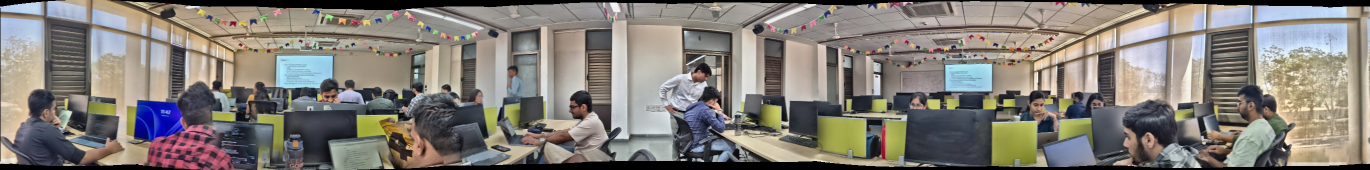
#> input picture proper_360_stitch.jpg, 2739 x 340 px, given as the content of the folder data, which was not available (shown at 1/2 size)
$ jupyter execute --allow-errors task_2_deep_stitch.ipynb   (text cells are left out)
#> lines starting #> are read from the running program, lines starting #| are printed output that depends on the picture; pictures that were not available may be replaced by others from this repository, and a replacement may not be noted
[cell 1]
# Run this cell ONCE to install OpenCV if it's not already installed.
# opencv-contrib-python includes extra modules like SIFT.
# You can comment this cell out after the first run.
import sys
print('✅ OpenCV installed / already present.')

[cell 2]
# ============================================================
# CELL 1 — Import Required Libraries
# ============================================================

# opencv-python (cv2): Core computer vision library.
#   Used for reading images, resizing, colour conversion,
#   feature detection (SIFT), and the Stitcher class.
import cv2

# numpy: Numerical Python — images in OpenCV are stored as
#   NumPy arrays of shape (height, width, channels).
import numpy as np

# os: Operating System module — used to list files in a
#   folder and build full file paths.
import os

# matplotlib: Used to display images inline inside Jupyter.
#   (We do NOT use cv2.imshow() because it opens a separate
#    window; matplotlib shows images right inside the notebook.)
import matplotlib.pyplot as plt

# IPython display helper — lets us show images in Jupyter cells
from IPython.display import display, Image as IPImage

print('✅ All libraries imported successfully!')
print(f'   OpenCV version : {cv2.__version__}')
print(f'   NumPy  version : {np.__version__}')

[cell 3]
# ============================================================
# CELL 2 — Helper: Display an Image Inside Jupyter
# ============================================================
# OpenCV reads images in BGR (Blue-Green-Red) colour order.
# Matplotlib expects RGB (Red-Green-Blue) order.
# So we must convert BGR → RGB before plotting.

# [21 lines left out: function show_image, not called in this run]

print('✅ Helper function show_image() ready.')

[cell 4]
# ============================================================
# CELL 3 — Define the DeepSphericalStitcher Class
# ============================================================
# A 'class' is a blueprint that bundles related data and
# functions together. This class handles the full pipeline:
#   1. Load & pre-process images from a folder
#   2. Stitch using OpenCV's built-in Stitcher
#   3. Auto-crop the black borders
#   4. Display and save the final panorama

class DeepSphericalStitcher:
    """
    Creates a 360° panorama from multiple overlapping images.

    High-level pipeline:
    ────────────────────
    1. Load all .jpg/.png images from a folder.
    2. Resize them uniformly (faster processing).
    3. Apply CLAHE to fix uneven brightness across images.
    4. Use OpenCV Stitcher (PANORAMA mode) which:
         a. Detects key-points (SIFT features) in each image.
         b. Matches key-points between overlapping images.
         c. Runs Bundle Adjustment to find best camera angles.
         d. Warps images onto a spherical surface.
         e. Blends seams smoothly.
    5. Crop the irregular black border produced by warping.
    6. Display and save the result.
    """

    # ------------------------------------------------------------------
    # __init__ — Constructor: runs automatically when you do
    #            pipeline = DeepSphericalStitcher('data')
    #
    # Parameters:
    #   folder_path  — path to the folder containing your images
    #   resize_width — all images are resized to this width (pixels).
    #                  600 is a good balance of speed vs quality.
    # ------------------------------------------------------------------
    def __init__(self, folder_path, resize_width=600):
        self.folder_path  = folder_path
        self.resize_width = resize_width

        # Load and pre-process all images immediately
        self.images = self._prepare_data()

        # SIFT = Scale-Invariant Feature Transform.
        # Finds distinctive 'key-points' (corners, blobs) in images.
        # These are used internally by the Stitcher to match images.
        self.finder = cv2.SIFT_create()

    # ------------------------------------------------------------------
    # _prepare_data — Private helper to load and enhance images.
    # The underscore prefix (_) is a Python convention meaning
    # 'this method is for internal use only'.
    # ------------------------------------------------------------------
    def _prepare_data(self):
        """
        Reads every image file from the folder, resizes it, and
        applies CLAHE brightness normalisation.
        Returns a list of processed BGR images (NumPy arrays).
        """

        # List all image files in the folder, sorted by filename.
        # Sorting ensures left-to-right ordering (img_001 before img_002).
        files = sorted([
            f for f in os.listdir(self.folder_path)
            if f.lower().endswith(('.jpg', '.png', '.jpeg'))
        ])

        # Warn the user if the folder is empty or path is wrong
        if len(files) == 0:
            print(f"❌ No images found in '{self.folder_path}'.")
            print("   Check the folder name and make sure images are inside it.")
            return []

        print(f"📂 Found {len(files)} image(s):")
        for f in files:
            print(f"   - {f}")

        processed = []   # Collect successfully processed images here

        for f in files:
            # Build the full path, e.g., 'data/img_001.jpg'
            full_path = os.path.join(self.folder_path, f)

            # cv2.imread() reads the image as a NumPy array (BGR colour).
            # Returns None if the file is missing or corrupted.
            img = cv2.imread(full_path)
#> img is the input picture: shape (340, 2739, 3); mean B, G, R 119.3, 125.7, 130.8

            if img is None:
                print(f"   ⚠️  Could not read '{f}' — skipping.")
                continue

            # ── Resize ──────────────────────────────────────────────────
            # Keep the original aspect ratio (height proportional to width)
            # while forcing the width to self.resize_width.
            h, w = img.shape[:2]              # img.shape = (height, width, channels)
#> h = 340; w = 2739
            new_h = int(h * (self.resize_width / w))   # Scale height proportionally
#> new_h = 74
            img = cv2.resize(img, (self.resize_width, new_h))
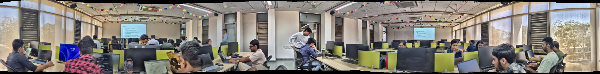
#> img: shape (74, 600, 3); mean B, G, R 119.3, 125.8, 130.8

            # ── CLAHE (Contrast Limited Adaptive Histogram Equalization) ─
            #
            # WHY we need it:
            #   Photos taken at different times/angles often have different
            #   brightness levels. Stitching a bright image next to a dark
            #   one produces harsh seams. CLAHE normalises local brightness
            #   to make the transition smooth.
            #
            # HOW it works:
            #   Step A — Convert BGR → LAB colour space.
            #     LAB splits an image into:
            #       L  = Lightness (brightness) channel
            #       A  = Green–Red colour axis
            #       B  = Blue–Yellow colour axis
            #     We only touch 'L' so colours are preserved.
            lab = cv2.cvtColor(img, cv2.COLOR_BGR2LAB)
#> lab: shape (74, 600, 3); mean of channels 0, 1, 2 133.2, 129.4, 132.1
            l, a, b = cv2.split(lab)    # Split into 3 separate single-channel arrays
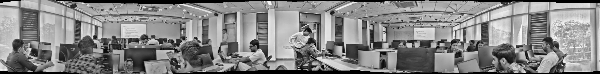
#> l: shape (74, 600); min 0, max 250, mean 133.2
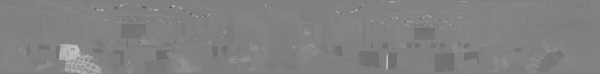
#> a: shape (74, 600); min 86, max 194, mean 129.4
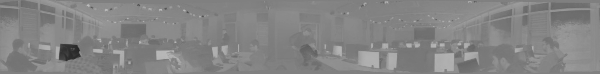
#> b: shape (74, 600); min 38, max 189, mean 132.1

            #   Step B — Create CLAHE object.
            #     clipLimit=2.0      : max amplification; prevents over-brightening
            #                          noisy/smooth regions.
            #     tileGridSize=(8,8) : image divided into 8×8 tile grid;
            #                          equalization applied per tile (local, not global).
            clahe = cv2.createCLAHE(clipLimit=2.0, tileGridSize=(8, 8))

            #   Step C — Apply CLAHE only to the L (brightness) channel
            l = clahe.apply(l)
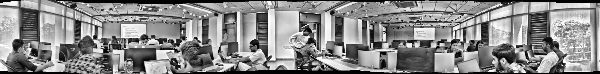
#> l: shape (74, 600); min 1, max 255, mean 137.1

            #   Step D — Merge the enhanced L back with original A and B
            img = cv2.cvtColor(cv2.merge((l, a, b)), cv2.COLOR_LAB2BGR)
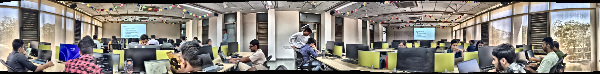
#> img: shape (74, 600, 3); mean B, G, R 124.1, 130.8, 135.8

            processed.append(img)

        print(f"\n✅ Pre-processed {len(processed)} images for Spherical Stitching.")
#| ✅ Pre-processed 1 images for Spherical Stitching.
#> in __init__, `self.images = self._prepare_data()`: self.images = 1 item
#> `n = len(pipeline.images)`: n = 1
        return processed

    # ------------------------------------------------------------------
    # run_proper_stitch — Main method: stitch all images into a panorama.
    # ------------------------------------------------------------------
    def run_proper_stitch(self):
        """
        Uses OpenCV's Stitcher (PANORAMA mode) to produce a panorama.

        Internally, Stitcher performs:
          1. Feature Detection  — finds key-points in each image (SIFT)
          2. Feature Matching   — matches key-points across image pairs
          3. Bundle Adjustment  — optimises ALL camera poses simultaneously
          4. Spherical Warping  — maps each image onto a sphere surface
          5. Blending           — merges images smoothly at the seams
        """

        # Guard: abort if no images were loaded
        if not self.images:
            print('❌ No images available. Check your folder path.')
            return

        # ── Create the Stitcher ──────────────────────────────────────────
        # cv2.Stitcher_PANORAMA → Spherical projection.
        #   Best for wide-angle / 360° shots (camera rotating in place).
        # cv2.Stitcher_SCANS    → Affine (flat) projection.
        #   Best for document scans placed side by side.
        stitcher = cv2.Stitcher_create(cv2.Stitcher_PANORAMA)

        print(f'🚀 Starting Bundle Adjustment for {len(self.images)} images...')
#> (printed output is left out)
        print('   (May take 1–3 minutes depending on image count and size)')

        # ── Stitch! ──────────────────────────────────────────────────────
        # Returns a tuple: (status_code, panorama_image)
        #   status == 0  → cv2.Stitcher_OK  (success)
        #   status == 1  → ERR_NEED_MORE_IMGS
        #   status == 2  → ERR_HOMOGRAPHY_EST_FAIL
        #   status == 3  → ERR_CAMERA_PARAMS_ADJUST_FAIL
        status, panorama = stitcher.stitch(self.images)
#> status = 1

        if status == cv2.Stitcher_OK:
            # Remove irregular black borders created by spherical warping
            final_result = self.auto_crop(panorama)

            print('\n✨ Stitching Successful!')
            print(f'   Final size: {final_result.shape[1]}W × {final_result.shape[0]}H pixels')

            # Display the panorama inline in Jupyter
            show_image(final_result, title='✅ Final 360° Panorama')

            # Save to disk in the current working directory
            output_path = 'proper_360_stitch.jpg'
            cv2.imwrite(output_path, final_result)
            print(f'💾 Saved as: {os.path.abspath(output_path)}')

        else:
            print(f'\n❌ Stitching failed with Status Code: {status}')
#| ❌ Stitching failed with Status Code: 1
            self._explain_error(status)

    # ------------------------------------------------------------------
    # auto_crop — Removes the black border after spherical warping.
    # ------------------------------------------------------------------
    # [38 lines left out: function auto_crop, not called in this run]

    # ------------------------------------------------------------------
    # _explain_error — Maps status codes to human-readable messages.
    # ------------------------------------------------------------------
    def _explain_error(self, status):
        """Prints a clear explanation and fix suggestion for each error code."""
#> called with status = 1
        errors = {
            1: (
                'ERR_NEED_MORE_IMGS — Not enough overlapping images.\n'
                '   💡 Fix: Add more images; ensure 30-50% overlap between consecutive shots.'
            ),
            2: (
                'ERR_HOMOGRAPHY_EST_FAIL — Could not find matching feature points.\n'
                '   💡 Fix: Images may be too dark, blurry, or featureless.\n'
                '          Use well-lit, sharp photos of textured scenes.'
            ),
            3: (
                'ERR_CAMERA_PARAMS_ADJUST_FAIL — Camera geometry mismatch.\n'
                '   💡 Fix: All images should be from the same camera.\n'
                '          Rotate the camera in place; do not move it sideways.'
            ),
        }
        print('   Reason:', errors.get(status, f'Unknown error code: {status}'))
#|    Reason: ERR_NEED_MORE_IMGS — Not enough overlapping images.
#|    💡 Fix: Add more images; ensure 30-50% overlap between consecutive shots.


print("✅ Class 'DeepSphericalStitcher' defined successfully!")
print('   Run the next cell to start stitching.')

[cell 5]
# ============================================================
# CELL 4 — (Optional) Preview Your Input Images
# ============================================================
# This cell shows you a small thumbnail of every loaded image
# so you can verify the correct images were loaded before stitching.

IMAGE_FOLDER = 'data'    # ← Change this if your folder has a different name
RESIZE_WIDTH = 600       # ← Width each image is resized to (pixels)

# Create the stitcher object — this also loads and pre-processes images
pipeline = DeepSphericalStitcher(IMAGE_FOLDER, resize_width=RESIZE_WIDTH)

# Show a preview grid of all loaded images
#> (the rest of this cell did not finish here and is left out)
